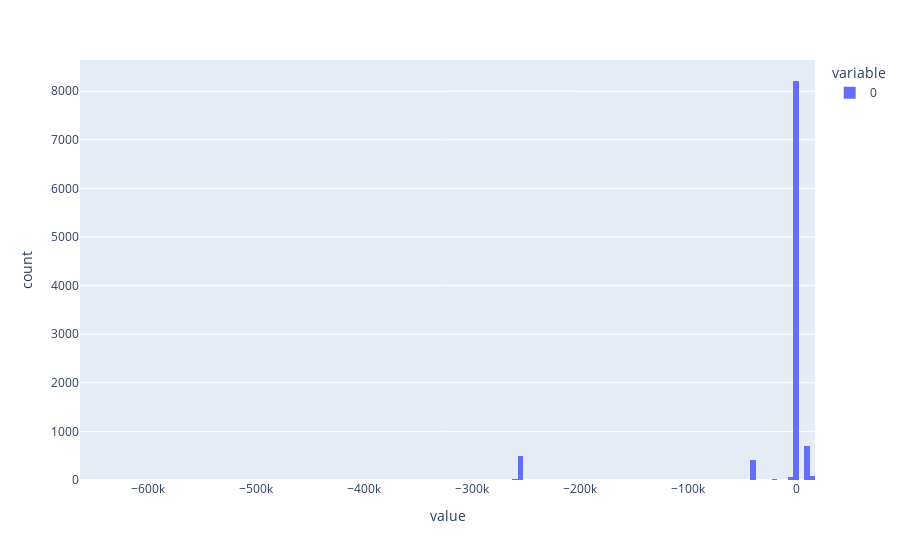

The notebook cell saved with this chart:
### Code cell
px.histogram(test.get_Loss_distribution())

### Figure 1 — Plotly figure (JSON) as saved in the notebook; plotly's stock layout.template omitted (floating-point values rounded to 4 significant figures; data arrays with more than 128 entries replaced by an {"elided": "..."} marker saying what was removed)
{"data": [{"alignmentgroup": "True", "bingroup": "x", "hovertemplate": "variable=0<br>value=%{x}<br>count=%{y}<extra></extra>", "legendgroup": "0", "marker": {"color": "#636efa", "pattern": {"shape": ""}}, "name": "0", "offsetgroup": "0", "orientation": "v", "showlegend": true, "type": "histogram", "x": {"elided": "10000 float values"}, "xaxis": "x", "yaxis": "y"}], "layout": {"barmode": "relative", "legend": {"title": {"text": "variable"}, "tracegroupgap": 0}, "margin": {"t": 60}, "xaxis": {"anchor": "y", "domain": [0, 1], "title": {"text": "value"}}, "yaxis": {"anchor": "x", "domain": [0, 1], "title": {"text": "count"}}}}
